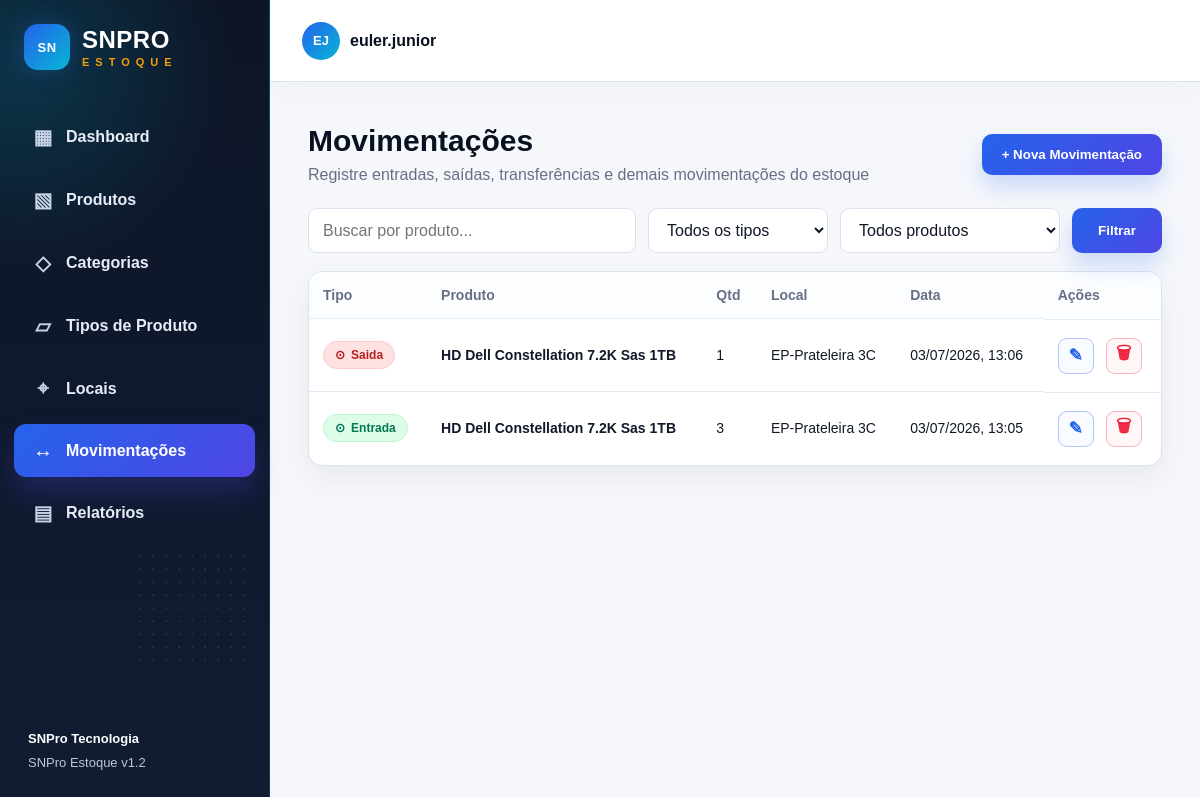
Page /movimentacoes on the earlier database version.
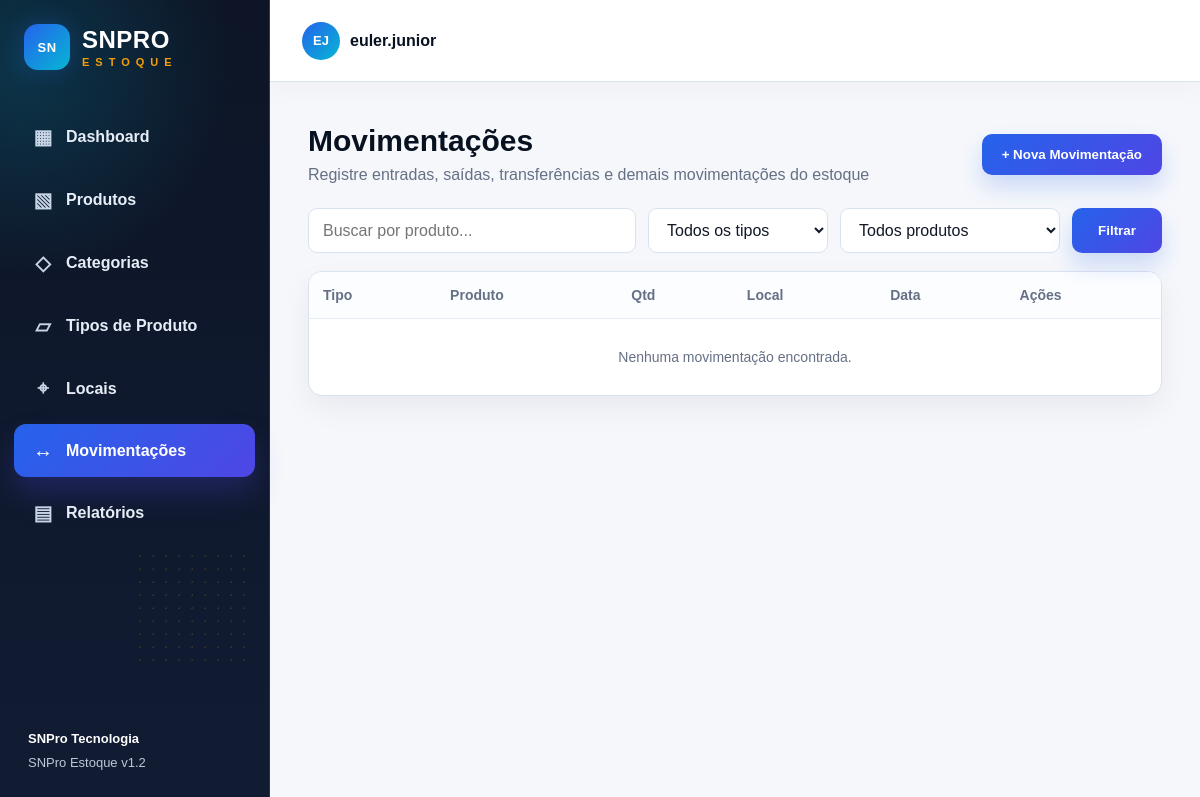
Same page on the later database version.
### app/models.py (models this page shows)
class Movimentacao(db.Model):
    __tablename__ = "movimentacoes"
    id = db.Column(db.Integer, primary_key=True)
    tipo = db.Column(db.String(40), nullable=False)
    produto_id = db.Column(db.Integer, db.ForeignKey("produtos.id"), nullable=False)
    produto_nome = db.Column(db.String(150), nullable=False)
    quantidade = db.Column(db.Integer, nullable=False, default=1)
    valor_unitario = db.Column(db.Float, nullable=False, default=0.0)
    total = db.Column(db.Float, nullable=False, default=0.0)
    local = db.Column(db.String(100), nullable=False)
    observacao = db.Column(db.Text, nullable=True)
    criado_em = db.Column(db.DateTime, nullable=False)
    produto = db.relationship("Produto", backref="movimentacoes")

### app/routes.py (the view)
@main.route("/movimentacoes")
def movimentacoes():
    busca = request.args.get("busca", "").strip()
    tipo = request.args.get("tipo", "").strip()
    produto_id = request.args.get("produto_id", "").strip()
    query = Movimentacao.query
    if busca:
        query = query.filter(Movimentacao.produto_nome.ilike(f"%{busca}%"))
    if tipo:
        query = query.filter(Movimentacao.tipo == tipo)
    if produto_id:
        query = query.filter(Movimentacao.produto_id == int(produto_id))
    movimentacoes_lista = query.order_by(Movimentacao.criado_em.desc()).all()
    produtos_lista = Produto.query.order_by(Produto.nome.asc()).all()
    return render_template(
        "movimentacoes.html",
        active_page="movimentacoes",
        movimentacoes=movimentacoes_lista,
        produtos=produtos_lista,
        locais=_nomes_locais_ativos(),
        busca=busca,
        tipo=tipo,
        produto_id=produto_id,
    )

### app/routes.py (called while the page is built)
def _garantir_locais_padrao():
    if Local.query.count() == 0:
        for nome, endereco, descricao in LOCAIS_PADRAO:
            db.session.add(Local(nome=nome, endereco=endereco, descricao=descricao, status="Ativo"))
        db.session.commit()

def _nomes_locais_ativos():
    _garantir_locais_padrao()
    return [l.nome for l in Local.query.filter_by(status="Ativo").order_by(Local.nome.asc()).all()]

### app/templates/movimentacoes.html (shortened to what this page needs)
{% extends "base.html" %}
{% block content %}
<section class="page-header">
    <div>
        <h1>Movimentações</h1>
        <p>Registre entradas, saídas, transferências e demais movimentações do estoque</p>
    </div>
    <button class="btn-primary" onclick="openMovementCreateModal()">+ Nova Movimentação</button>
</section>
<form class="filters movement-filters" method="get" action="{{ url_for('main.movimentacoes') }}">
    <input name="busca" value="{{ busca }}" placeholder="Buscar por produto...">
    <select name="tipo">
        <option value="">Todos os tipos</option>
    </select>
    <select name="produto_id">
        <option value="">Todos produtos</option>
    </select>
    <button class="btn-primary" type="submit">Filtrar</button>
</form>
<div class="table-card">
    <table>
        <thead>
            <tr>
                <th>Tipo</th>
                <th>Produto</th>
                <th>Qtd</th>
                <th>Local</th>
                <th>Data</th>
                <th>Ações</th>
            </tr>
        </thead>
        <tbody>
            {% for mov in movimentacoes %}
            <tr>
                <td><span class="movement-badge movement-{{ mov.tipo|lower|replace('í','i')|replace('ç','c')|replace('ã','a')|replace('é','e')|replace('ê','e') }}">{{ mov.tipo }}</span></td>
                <td><strong>{{ mov.produto_nome }}</strong></td>
                <td>{{ mov.quantidade }}</td>
                <td>{{ mov.local }}</td>
                <td>{{ mov.criado_em.strftime('%d/%m/%Y, %H:%M') }}</td>
                <td class="actions">
                    <button
                        title="Editar"
                        class="icon-btn edit"
                        type="button"
                        onclick="openMovementEditModal(this)"
                        data-id="{{ mov.id }}"
                        data-tipo="{{ mov.tipo }}"
                        data-produto-id="{{ mov.produto_id }}"
                        data-quantidade="{{ mov.quantidade }}"
                        data-local="{{ mov.local }}"
                        data-criado-em="{{ mov.criado_em.strftime('%Y-%m-%dT%H:%M') }}"
                        data-observacao="{{ mov.observacao or '' }}"
                    >✎</button>
                    <form method="post" action="{{ url_for('main.excluir_movimentacao', movimentacao_id=mov.id) }}" data-confirm-kind="movimentação" data-confirm-article="esta">
                        <button title="Excluir" class="icon-btn danger" type="submit">🗑</button>
                    </form>
                </td>
            </tr>
            {% else %}
            <tr>
                <td colspan="6" class="empty">Nenhuma movimentação encontrada.</td>
            </tr>
            {% endfor %}
        </tbody>
    </table>
</div>
{% endblock %}

Differences in the rows shown:
removed Movimentacao: tipo "Saida", produto_nome "HD Dell Constellation 7.2K Sas 1TB", quantidade "1", local "EP-Prateleira 3C", criado_em "03/07/2026, 13:06"
removed Movimentacao: tipo "Entrada", produto_nome "HD Dell Constellation 7.2K Sas 1TB", quantidade "3", local "EP-Prateleira 3C", criado_em "03/07/2026, 13:05"
Other differences:
text now shown: "Nenhuma movimentação encontrada."
